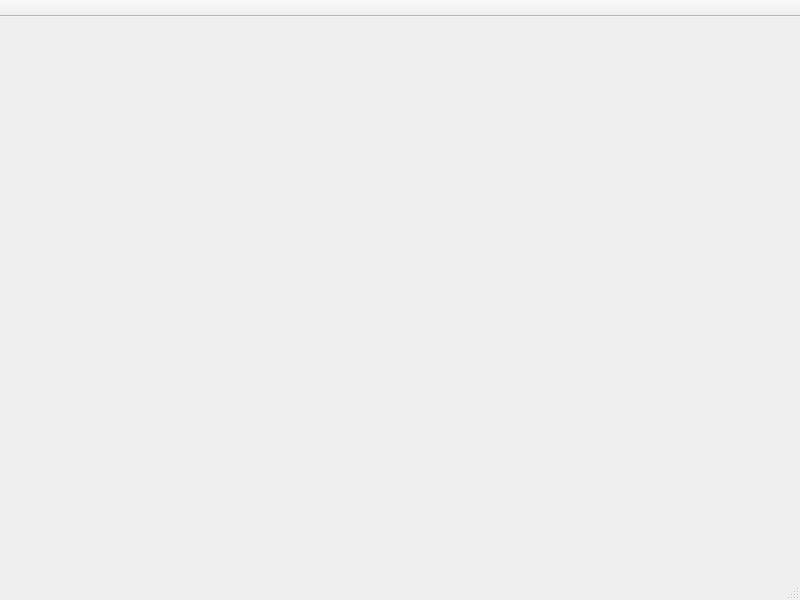
<?xml version="1.0" encoding="UTF-8"?>
<ui version="4.0">
 <class>MainWindow</class>
 <widget class="QMainWindow" name="MainWindow">
  <property name="geometry">
   <rect>
    <x>0</x>
    <y>0</y>
    <width>800</width>
    <height>600</height>
   </rect>
  </property>
  <property name="windowTitle">
   <string>CarrotDefense - Tower Defense</string>
  </property>
  <widget class="QStackedWidget" name="centralwidget"/>
  <widget class="QToolBar" name="toolBar">
   <property name="movable">
    <bool>false</bool>
   </property>
   <property name="windowTitle">
    <string>Controls</string>
   </property>
  </widget>
  <widget class="QStatusBar" name="statusbar"/>
 </widget>
 <resources/>
 <connections/>
</ui>
